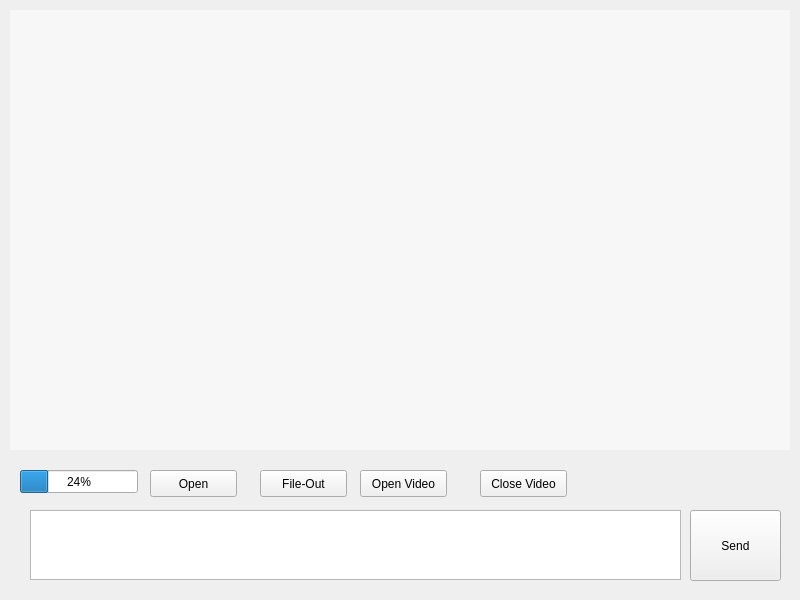
<?xml version="1.0" encoding="UTF-8"?>
<ui version="4.0">
 <class>ChatClient</class>
 <widget class="QWidget" name="ChatClient">
  <property name="geometry">
   <rect>
    <x>0</x>
    <y>0</y>
    <width>800</width>
    <height>600</height>
   </rect>
  </property>
  <property name="minimumSize">
   <size>
    <width>800</width>
    <height>600</height>
   </size>
  </property>
  <property name="maximumSize">
   <size>
    <width>800</width>
    <height>600</height>
   </size>
  </property>
  <property name="windowTitle">
   <string>ChatClient</string>
  </property>
  <widget class="QListWidget" name="listWidget">
   <property name="geometry">
    <rect>
     <x>10</x>
     <y>10</y>
     <width>780</width>
     <height>440</height>
    </rect>
   </property>
   <property name="styleSheet">
    <string notr="true">QListWidget{background-color: rgb(247, 247, 247); color:rgb(51,51,51); border: 1px solid  rgb(247, 247, 247);outline:0px;}
QListWidget::Item{background-color: rgb(247, 247, 247);}
QListWidget::Item:hover{background-color: rgb(247, 247, 247); }
QListWidget::item:selected{
	background-color: rgb(247, 247, 247);
	color:black; 
    border: 1px solid  rgb(247, 247, 247);
}
QListWidget::item:selected:!active{border: 1px solid  rgb(247, 247, 247); background-color: rgb(247, 247, 247); color:rgb(51,51,51); } </string>
   </property>
  </widget>
  <widget class="QProgressBar" name="progressBar">
   <property name="geometry">
    <rect>
     <x>20</x>
     <y>470</y>
     <width>118</width>
     <height>23</height>
    </rect>
   </property>
   <property name="value">
    <number>24</number>
   </property>
  </widget>
  <widget class="QPushButton" name="pushButton_3">
   <property name="geometry">
    <rect>
     <x>150</x>
     <y>470</y>
     <width>87</width>
     <height>27</height>
    </rect>
   </property>
   <property name="text">
    <string>Open</string>
   </property>
  </widget>
  <widget class="QPushButton" name="pushButton_2">
   <property name="geometry">
    <rect>
     <x>260</x>
     <y>470</y>
     <width>87</width>
     <height>27</height>
    </rect>
   </property>
   <property name="text">
    <string>File-Out</string>
   </property>
  </widget>
  <widget class="QTextEdit" name="textEdit">
   <property name="geometry">
    <rect>
     <x>30</x>
     <y>510</y>
     <width>651</width>
     <height>70</height>
    </rect>
   </property>
  </widget>
  <widget class="QPushButton" name="pushButton">
   <property name="geometry">
    <rect>
     <x>690</x>
     <y>510</y>
     <width>91</width>
     <height>71</height>
    </rect>
   </property>
   <property name="text">
    <string>Send</string>
   </property>
  </widget>
  <widget class="QPushButton" name="pushButton_4">
   <property name="geometry">
    <rect>
     <x>360</x>
     <y>470</y>
     <width>87</width>
     <height>27</height>
    </rect>
   </property>
   <property name="text">
    <string>Open Video</string>
   </property>
  </widget>
  <widget class="QPushButton" name="pushButton_5">
   <property name="geometry">
    <rect>
     <x>480</x>
     <y>470</y>
     <width>87</width>
     <height>27</height>
    </rect>
   </property>
   <property name="text">
    <string>Close Video</string>
   </property>
  </widget>
 </widget>
 <resources/>
 <connections/>
</ui>
